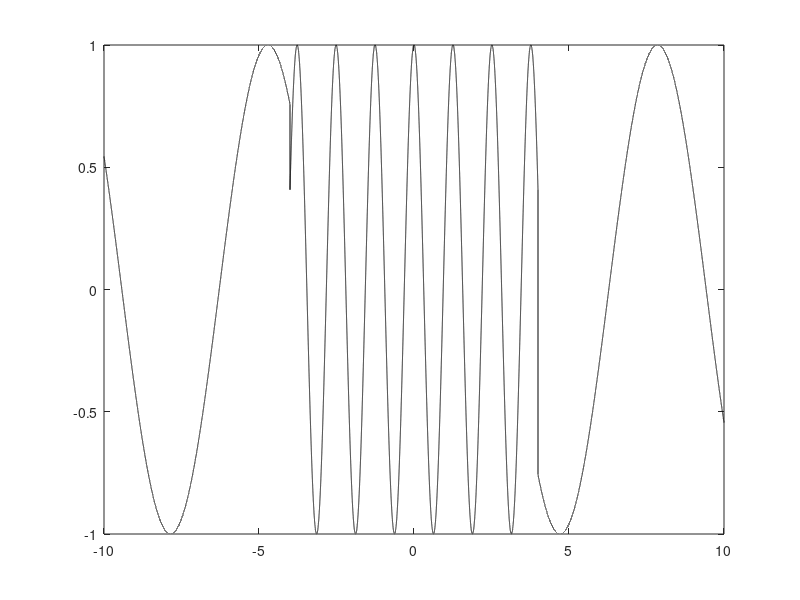

Source code (MATLAB):
t = -10 : 0.0001 : 10;
n = length(t);

for i = 1 : n
    if (( t( i) >= -10 ) & ( t( i) < -4 )) | (( t( i) >= 4 ) & ( t( i) <= 10))
        f( i) = sin( t( i));
    else
        f( i) = cos( 5 * t( i));
    end
end
plot(t,f,'k');
